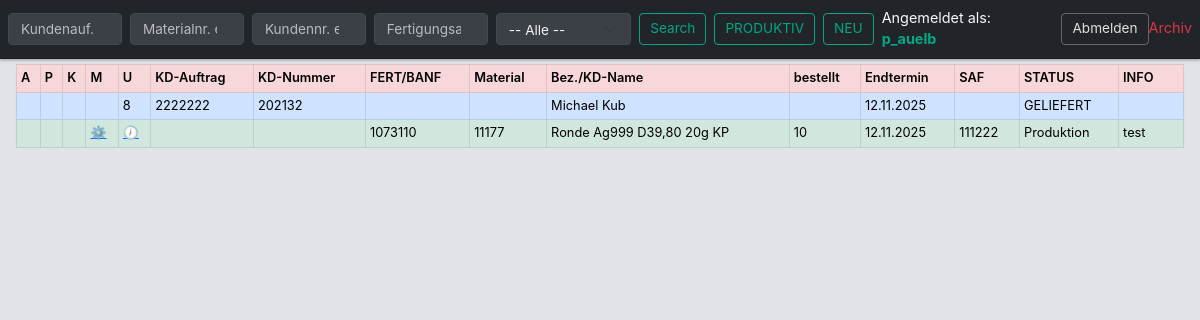
The page /app_auelb/auftraege/geliefert/ (signed in) on the database its author committed.
### app_auelb/models.py (models this page shows, shortened)
class Kundenauftrag(models.Model):
    kundenauftrag = models.IntegerField(verbose_name="Kundenauftrag")
    kundenname = models.ForeignKey(Kunde, on_delete=models.CASCADE,related_name="kdname")
    v_endtermin=models.DateField(default=date.today)
    statuskundenauftrag = models.ForeignKey(StatusKundenauftrag, on_delete=models.CASCADE,related_name="rel_statkd", null=True, blank=True,default="---")
    foto = models.ImageField(upload_to='kundenauftraege/', blank=True, null=True,verbose_name="Bild")
    kun_infofeld = models.TextField("Infofeld", blank=True, null=True)
    class Meta:
        db_table='tbl_kundenauftrage'  # db_table: Tabelle in Datenbank wird mit tbl_marke benannt - wegen Kleinschreibung in xampp
        verbose_name = "Kundenauftrag"
        verbose_name_plural = "Kundenaufträge"

class Kunde(models.Model):
    kundennummer = models.IntegerField(verbose_name="Kundennummer")
    kundenname=models.CharField(max_length=50, verbose_name="Kundenname")
    class Meta:
        db_table='tbl_kunde'
        verbose_name = "Kunde"
        verbose_name_plural = "Kunden"

class StatusKundenauftrag(models.Model):
    kd_auswahl = models.CharField(max_length=20)
    def __str__(self):
        return self.kd_auswahl
    class Meta:
        db_table='tbl_statuskundenauftrage'
        verbose_name = "Status Kundenauftrag"
        verbose_name_plural = "Status Kundenaufträge"

class Produkt(models.Model):
    kundenauftrag=models.ForeignKey(Kundenauftrag,on_delete=models.CASCADE,related_name="order_back_1")
    bezeichnung = models.ForeignKey(Material, on_delete=models.CASCADE,related_name="kdbezeichnung",null=True,blank=True)
    p_frei=models.CharField(max_length=20,null=True,blank=True)
    p_auftragsmenge=models.CharField(max_length=20,null=True,blank=True)
    p_fertigungsauftrag=models.CharField(max_length=10,null=True,blank=True)
    p_endtermin=models.DateField(default=date.today)
    p_endtermin_wunsch=models.DateField(default=date.today)
    p_LT_EXP=models.DateField(default=date.today)
    p_serviceanfrage=models.CharField(max_length=20,null=True,blank=True)
    p_kalkpreis=models.CharField(max_length=20,null=True,blank=True)
    p_infofeld = models.TextField("Infofeld", blank=True, null=True)
    statusprodukt = models.ForeignKey(StatusProdukt, on_delete=models.CASCADE)
    class Meta:
        db_table='tbl_produkt'
        verbose_name = "Produkt"
        verbose_name_plural = "Produkte"

class Material(models.Model):
    materialnummer = models.IntegerField(verbose_name="Materialnummer")
    bezeichnung=models.CharField(max_length=39, verbose_name="Bezeichnung")
    class Meta:
        db_table='tbl_material'
        verbose_name = "Material"
        verbose_name_plural = "Materialien"

class StatusProdukt(models.Model):
    produkt_auswahl = models.CharField(max_length=20)
    def __str__(self):
        return self.produkt_auswahl
    class Meta:
        db_table='tbl_statusprodukt'
        verbose_name = "Status Produkt"
        verbose_name_plural = "Status Produkte"

### app_auelb/views.py (the view)
# urls.py: path('auftraege/geliefert/', views.auftragsliste_geliefert_view, name='auftragsliste_geliefert'),
@login_required
def auftragsliste_geliefert_view(request):
    theirdata = Kundenauftrag.objects.filter(statuskundenauftrag__kd_auswahl__iexact="Geliefert")
    searchsuche = request.GET.get('searchsuche')
    materialsuche = request.GET.get('materialsuche')
    my_select = request.GET.get('my_select')
    kundennummer = request.GET.get('kundennummer')
    fertigungsauftrag = request.GET.get('fertigungsauftrag')
    status = request.GET.get('status')
    theirdata = theirdata.order_by('-v_endtermin')
    if my_select and my_select.strip() != "" and my_select != "1":
        theirdata = theirdata.filter(statuskundenauftrag__id=my_select)
    if searchsuche:
        theirdata = theirdata.filter(kundenauftrag__icontains=searchsuche)
    if kundennummer:
        theirdata = theirdata.filter(kundenname__kundennummer__icontains=kundennummer)
    if materialsuche:
        theirdata = theirdata.filter(
            Q(order_back_1__bezeichnung__materialnummer__icontains=materialsuche)
            | Q(order_back_1__order_back_2__bezeichnung__materialnummer__icontains=materialsuche)
        )
    if fertigungsauftrag:
        theirdata = theirdata.filter(
            Q(order_back_1__p_fertigungsauftrag__icontains=fertigungsauftrag)
            | Q(order_back_1__order_back_2__k_fertigungsauftrag__icontains=fertigungsauftrag)
        )
    if status:
        theirdata = theirdata.filter(
            Q(order_back_1__statusprodukt__produkt_auswahl__icontains=status)
            | Q(order_back_1__order_back_2__statuskomponente__komponente_auswahl__icontains=status)
        )
    theirdata = theirdata.distinct()
    can_edit, readonly_fields = user_can_edit(request.user)
    return render(request, 'app_auelb/auftrag_auftragsliste_geliefert.html', {
        'ihre_daten': theirdata,
        'meine_daten': Komponente.objects.all(),
        'deine_daten': Produkt.objects.all(),
        'data': StatusKundenauftrag.objects.all(),
        'mode_label': "Archiv",
        'from_param': 'archiv',
        'current_view': 'archiv',
        'can_edit': can_edit,
        'readonly_fields': readonly_fields,
    })

### app_auelb/views.py (called while the page is built, shortened)
def user_can_edit(user):
    group = user.groups.first()
    if not group:
        return False, []

### app_auelb/templates/app_auelb/auftrag_auftragsliste_geliefert.html (shortened to what this page needs)
{% extends "base.html" %}
{% load static %}
{% load crispy_forms_tags %}
{% load django_bootstrap5 %}
{% block header %}
<nav class="navbar navbar-expand-sm bg-dark navbar-dark fixed-top w-100">
    <div class="container-fluid px-2 d-flex align-items-center">
        <form method="get" class="d-flex w-75 align-items-center">
            <input name="searchsuche" class="form-control me-2" type="search" placeholder="Kundenauf. enthält" value="{{ request.GET.searchsuche }}">
            <input name="materialsuche" class="form-control me-2" type="search" placeholder="Materialnr. enthält" value="{{ request.GET.materialsuche }}">
            <input name="kundennummer" class="form-control me-2" type="search" placeholder="Kundennr. enthält" value="{{ request.GET.kundennummer }}">
            <input name="fertigungsauftrag" class="form-control me-2" type="search" placeholder="Fertigungsauf. enthält" value="{{ request.GET.fertigungsauftrag }}">
            <select name="my_select" class="form-select me-2">
                <option value="1">-- Alle --</option>
            </select>
            <button type="submit" class="btn btn-outline-success btn-sm me-2">Search</button>
            <a href="{% url 'auftragsliste_nicht_geliefert' %}?{{ request.GET.urlencode }}" class="btn btn-outline-success btn-sm me-2">PRODUKTIV</a>
            <a href="{% url 'create_kundenauftrag' %}" class="btn btn-outline-success btn-sm me-2">NEU</a>
        </form>
        <div class="d-flex align-items-center text-light">
            {% if user.is_authenticated %}
                <span class="me-3">Angemeldet als: <strong>{{ user.username }}</strong></span>
                <a href="{% url 'logout' %}" class="btn btn-outline-light btn-sm">Abmelden</a>
            {% else %}
                <a href="{% url 'login' %}" class="btn btn-outline-light btn-sm">Anmelden</a>
            {% endif %}
        </div>
        <div class="text-danger" style="font-weight: normal;">{{ mode_label }}</div>
    </div>
</nav>
{% endblock %}
{% block content %}
<div class="table-responsive px-2">
    <table class="table table-bordered table-sm align-middle text-nowrap fs-7 m-0 w-100">
        <thead class="thead-dark sticky-top">
            <tr class="table-danger">
                <th>A</th>
                <th>P</th>
                <th>K</th>
                <th>M</th>
                <th>U</th>
                <th>KD-Auftrag</th>
                <th>KD-Nummer</th>
                <th>FERT/BANF</th>
                <th>Material</th>
                <th>Bez./KD-Name</th>
                <th>bestellt</th>
                <th>Endtermin</th>
                <th>SAF</th>
                <th>STATUS</th>
                <th>INFO</th>
            </tr>
        </thead>
        <tbody>
            {% for z in ihre_daten.all %}
            <tr class="table-primary py-1">
                <td></td>
                <td></td>
                <td></td>
                <td></td>
                <td>{{ z.id }}{{z.instance.id}}</td>
                <td>{{ z.kundenauftrag|default:"" }}</td>
                <td>{{ z.kundenname.kundennummer|default:"" }}</td>
                <td></td>
                <td></td>
                <td>{{ z.kundenname.kundenname|default:"" }}</td>
                <td></td>
                <td>{{ z.v_endtermin|date:"d.m.Y" }}</td>
                <td></td>
                <td>{{ z.statuskundenauftrag }}</td>
                <td title="{{ z.kun_infofeld|default_if_none:'' }}">{{ z.kun_infofeld|default_if_none:''|truncatechars:20 }}</td>
            </tr>
            {% for y in z.order_back_1.all %}
                {% if y.bezeichnung and y.bezeichnung.materialnummer %}
                <tr class="table-success">
                    <td></td><td></td>
                    <td></td>
                    <td><a href="{% url 'merkmale_bearbeiten' y.bezeichnung.pk %}?from={{ current_view }}&{{ request.GET.urlencode }}">⚙️</a></td>
                    <td><a href="{% url 'urblatt_bearbeiten' y.bezeichnung.pk %}?from={{ current_view }}&{{ request.GET.urlencode }}">🕖</a></td>
                    <td></td><td></td>
                    <td>{{ y.p_fertigungsauftrag|default:"" }}</td>
                    <td>{{ y.bezeichnung.materialnummer }}</td>
                    <td>{{ y.bezeichnung.bezeichnung }}</td>
                    <td>{{ y.p_auftragsmenge|default:"" }}</td>
                    <td>{{ y.p_endtermin|date:"d.m.Y" }}</td>
                    <td>{{ y.p_serviceanfrage|default:"" }}</td>
                    <td>{{ y.statusprodukt }}</td>
                    <td title="{{ y.p_infofeld|default_if_none:'' }}">{{ y.p_infofeld|default_if_none:''|truncatechars:20 }}</td>
                </tr>
                {% endif %}
            {% endfor %}
            {% endfor %}
        </tbody>
    </table>
</div>
{% endblock %}

### app_auelb/static/styles.css (style rules this page uses)
html body { background-color: #e0e4e9; color: #23272b; font-family: "Inter", "Segoe UI", "Roboto", sans-serif; font-size: 0.9rem; line-height: 1.45; margin: 0; padding-top: 56px; }
.navbar { background-color: #23272b; border-bottom: 1px solid #1d1f23; box-shadow: 0 1px 3px rgba(0,0,0,0.35); }
.navbar .form-control, .navbar .form-select { border: 1px solid #444a52; border-radius: 4px; background-color: #3b4047; color: #f1f1f1; font-size: 0.85rem; height: 32px; transition: all 0.2s ease; }
.navbar .form-control::placeholder { color: #bbb; }
.navbar .btn { display: inline-flex; align-items: center; justify-content: center; height: 32px; padding: 0 10px; font-size: 0.85rem; line-height: 1; text-align: center; border-radius: 4px; transition: all 0.15s ease-in-out; }
.navbar .btn-outline-success { color: #00a884; border-color: #00a884; background-color: transparent; }
.navbar .btn-outline-light { color: #e0e0e0; border-color: #666; }
.navbar .text-light strong { color: #00a884; }
.table { background-color: #ffffff; border: 1px solid #e1e4e8; border-radius: 6px; box-shadow: 0 1px 3px rgba(0,0,0,0.05); }
.table th { background-color: #f2f4f6; color: #3c4044; font-weight: 600; font-size: 0.8rem; border-bottom: 1px solid #dee2e6; }
.table td { font-size: 0.8rem; vertical-align: middle; color: #333; }
.table-primary { background-color: #f0f6ff !important; }
.table-success { background-color: #f3fbf7 !important; }
.table-responsive { width: 100%; overflow-x: auto; border-radius: 6px; margin-top: 0.5rem; }
input, select, textarea { border: 1px solid #ccc; border-radius: 4px; font-size: 0.85rem; padding: 0.3rem 0.4rem; }
a { color: #0078d7; text-decoration: none; }
.text-danger { color: #ff6666 !important; font-weight: 500; }
.table th { background-color: #f1f3f5; color: #2c2f33; font-weight: 600; font-size: 0.8rem; border-bottom: 1px solid #dee2e6; }
.table th:nth-child(1), .table td:nth-child(1) { min-width: 15px; }
.table th:nth-child(2), .table td:nth-child(2) { min-width: 15px; }
.table th:nth-child(3), .table td:nth-child(3) { min-width: 15px; }
.table th:nth-child(4), .table td:nth-child(4) { min-width: 15px; }
.table th:nth-child(5), .table td:nth-child(5) { min-width: 15px; }
.table th:nth-child(6), .table td:nth-child(6) { min-width: 15px; }
.table th:nth-child(7), .table td:nth-child(7) { min-width: 15px; }
.table th:nth-child(8), .table td:nth-child(8) { min-width: 15px; }
.table th:nth-child(9), .table td:nth-child(9) { min-width: 15px; }
.table th:nth-child(10), .table td:nth-child(10) { min-width: 150px; }
.table th:nth-child(11), .table td:nth-child(11) { min-width: 30px; }
.table th:nth-child(12), .table td:nth-child(12) { min-width: 30px; }
.table th:nth-child(13), .table td:nth-child(13) { min-width: 50px; }
.table th:nth-child(14), .table td:nth-child(14) { min-width: 50px; white-space: normal; }
.table th:nth-child(15), .table td:nth-child(15) { min-width: 50px; white-space: normal; }

### rows shown on the page
Kundenauftrag: id "8", kundenauftrag "2222222", kundenname.kundennummer "202132", kundenname.kundenname "Michael Kub", v_endtermin "12.11.2025", statuskundenauftrag "GELIEFERT"
Produkt: p_fertigungsauftrag "1073110", bezeichnung.materialnummer "11177", bezeichnung.bezeichnung "Ronde Ag999 D39,80 20g KP", p_auftragsmenge "10", p_endtermin "12.11.2025", p_serviceanfrage "111222", statusprodukt "Produktion", p_infofeld "test"

### other values the page prints
{{ user.username }} "p_auelb"
{{ mode_label }} "Archiv"
